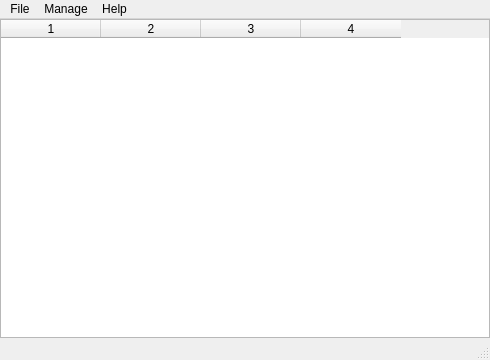
<?xml version="1.0" encoding="UTF-8"?>
<ui version="4.0">
 <class>MainWindow</class>
 <widget class="QMainWindow" name="MainWindow">
  <property name="geometry">
   <rect>
    <x>0</x>
    <y>0</y>
    <width>490</width>
    <height>360</height>
   </rect>
  </property>
  <property name="windowTitle">
   <string>pswdmgr-gui</string>
  </property>
  <property name="dockOptions">
   <set>QMainWindow::AllowTabbedDocks|QMainWindow::AnimatedDocks</set>
  </property>
  <widget class="QWidget" name="centralWidget">
   <property name="sizePolicy">
    <sizepolicy hsizetype="MinimumExpanding" vsizetype="MinimumExpanding">
     <horstretch>0</horstretch>
     <verstretch>0</verstretch>
    </sizepolicy>
   </property>
   <property name="minimumSize">
    <size>
     <width>490</width>
     <height>260</height>
    </size>
   </property>
   <layout class="QHBoxLayout" name="horizontalLayout_2">
    <property name="leftMargin">
     <number>0</number>
    </property>
    <property name="topMargin">
     <number>0</number>
    </property>
    <property name="rightMargin">
     <number>0</number>
    </property>
    <property name="bottomMargin">
     <number>0</number>
    </property>
    <item>
     <widget class="QTableWidget" name="PswdsTable">
      <property name="sizePolicy">
       <sizepolicy hsizetype="Expanding" vsizetype="Expanding">
        <horstretch>1</horstretch>
        <verstretch>1</verstretch>
       </sizepolicy>
      </property>
      <property name="editTriggers">
       <set>QAbstractItemView::DoubleClicked</set>
      </property>
      <property name="alternatingRowColors">
       <bool>false</bool>
      </property>
      <property name="selectionMode">
       <enum>QAbstractItemView::NoSelection</enum>
      </property>
      <property name="selectionBehavior">
       <enum>QAbstractItemView::SelectItems</enum>
      </property>
      <property name="showGrid">
       <bool>false</bool>
      </property>
      <property name="columnCount">
       <number>4</number>
      </property>
      <attribute name="verticalHeaderVisible">
       <bool>false</bool>
      </attribute>
      <column/>
      <column/>
      <column/>
      <column/>
     </widget>
    </item>
   </layout>
  </widget>
  <widget class="QMenuBar" name="menuBar">
   <property name="geometry">
    <rect>
     <x>0</x>
     <y>0</y>
     <width>490</width>
     <height>25</height>
    </rect>
   </property>
   <widget class="QMenu" name="menuFile">
    <property name="title">
     <string>File</string>
    </property>
    <addaction name="actionOpen_Pswd_File"/>
    <addaction name="actionWriteout"/>
    <addaction name="actionWriteoutToFile"/>
    <addaction name="separator"/>
    <addaction name="actionCreate_New_Pswd_File"/>
    <addaction name="separator"/>
    <addaction name="actionExit"/>
   </widget>
   <widget class="QMenu" name="menuManage">
    <property name="title">
     <string>Manage</string>
    </property>
    <addaction name="actionAdd_Password"/>
    <addaction name="actionRemove_Site_Pswd"/>
    <addaction name="separator"/>
    <addaction name="actionChange_Password"/>
   </widget>
   <widget class="QMenu" name="menuHelp">
    <property name="title">
     <string>Help</string>
    </property>
    <addaction name="separator"/>
    <addaction name="actionHelp"/>
    <addaction name="actionAbout"/>
   </widget>
   <addaction name="menuFile"/>
   <addaction name="menuManage"/>
   <addaction name="menuHelp"/>
  </widget>
  <widget class="QStatusBar" name="statusBar"/>
  <action name="actionOpen_Pswd_File">
   <property name="text">
    <string>Open Pswd File...</string>
   </property>
  </action>
  <action name="actionAdd_Password">
   <property name="text">
    <string>Add Site Pswd</string>
   </property>
  </action>
  <action name="actionRemove_Site_Pswd">
   <property name="text">
    <string>Remove Site Pswd</string>
   </property>
  </action>
  <action name="actionWriteoutToFile">
   <property name="text">
    <string>Write To File...</string>
   </property>
  </action>
  <action name="actionHelp">
   <property name="text">
    <string>Help</string>
   </property>
  </action>
  <action name="actionAbout">
   <property name="text">
    <string>About</string>
   </property>
  </action>
  <action name="actionExit">
   <property name="text">
    <string>Exit</string>
   </property>
  </action>
  <action name="actionChange_Password">
   <property name="text">
    <string>Change Password</string>
   </property>
  </action>
  <action name="actionWriteout">
   <property name="text">
    <string>Writeout</string>
   </property>
  </action>
  <action name="actionCreate_New_Pswd_File">
   <property name="text">
    <string>Create New Pswd File...</string>
   </property>
  </action>
 </widget>
 <layoutdefault spacing="6" margin="11"/>
 <resources/>
 <connections>
  <connection>
   <sender>actionExit</sender>
   <signal>triggered()</signal>
   <receiver>MainWindow</receiver>
   <slot>close()</slot>
   <hints>
    <hint type="sourcelabel">
     <x>-1</x>
     <y>-1</y>
    </hint>
    <hint type="destinationlabel">
     <x>244</x>
     <y>163</y>
    </hint>
   </hints>
  </connection>
  <connection>
   <sender>actionAbout</sender>
   <signal>triggered()</signal>
   <receiver>MainWindow</receiver>
   <slot>OpenAbout()</slot>
   <hints>
    <hint type="sourcelabel">
     <x>-1</x>
     <y>-1</y>
    </hint>
    <hint type="destinationlabel">
     <x>244</x>
     <y>163</y>
    </hint>
   </hints>
  </connection>
  <connection>
   <sender>actionHelp</sender>
   <signal>triggered()</signal>
   <receiver>MainWindow</receiver>
   <slot>OpenHelp()</slot>
   <hints>
    <hint type="sourcelabel">
     <x>-1</x>
     <y>-1</y>
    </hint>
    <hint type="destinationlabel">
     <x>244</x>
     <y>163</y>
    </hint>
   </hints>
  </connection>
  <connection>
   <sender>actionAdd_Password</sender>
   <signal>triggered()</signal>
   <receiver>MainWindow</receiver>
   <slot>AddSitePswd()</slot>
   <hints>
    <hint type="sourcelabel">
     <x>-1</x>
     <y>-1</y>
    </hint>
    <hint type="destinationlabel">
     <x>244</x>
     <y>163</y>
    </hint>
   </hints>
  </connection>
  <connection>
   <sender>actionRemove_Site_Pswd</sender>
   <signal>triggered()</signal>
   <receiver>MainWindow</receiver>
   <slot>RemoveSitePswd()</slot>
   <hints>
    <hint type="sourcelabel">
     <x>-1</x>
     <y>-1</y>
    </hint>
    <hint type="destinationlabel">
     <x>244</x>
     <y>163</y>
    </hint>
   </hints>
  </connection>
  <connection>
   <sender>actionOpen_Pswd_File</sender>
   <signal>triggered()</signal>
   <receiver>MainWindow</receiver>
   <slot>OpenPswdFile()</slot>
   <hints>
    <hint type="sourcelabel">
     <x>-1</x>
     <y>-1</y>
    </hint>
    <hint type="destinationlabel">
     <x>244</x>
     <y>163</y>
    </hint>
   </hints>
  </connection>
  <connection>
   <sender>actionWriteoutToFile</sender>
   <signal>triggered()</signal>
   <receiver>MainWindow</receiver>
   <slot>WriteoutToFile()</slot>
   <hints>
    <hint type="sourcelabel">
     <x>-1</x>
     <y>-1</y>
    </hint>
    <hint type="destinationlabel">
     <x>244</x>
     <y>163</y>
    </hint>
   </hints>
  </connection>
  <connection>
   <sender>actionChange_Password</sender>
   <signal>triggered()</signal>
   <receiver>MainWindow</receiver>
   <slot>ChangePswd()</slot>
   <hints>
    <hint type="sourcelabel">
     <x>-1</x>
     <y>-1</y>
    </hint>
    <hint type="destinationlabel">
     <x>244</x>
     <y>179</y>
    </hint>
   </hints>
  </connection>
  <connection>
   <sender>PswdsTable</sender>
   <signal>cellChanged(int,int)</signal>
   <receiver>MainWindow</receiver>
   <slot>CellChanged(int,int)</slot>
   <hints>
    <hint type="sourcelabel">
     <x>244</x>
     <y>177</y>
    </hint>
    <hint type="destinationlabel">
     <x>244</x>
     <y>179</y>
    </hint>
   </hints>
  </connection>
  <connection>
   <sender>actionWriteout</sender>
   <signal>triggered()</signal>
   <receiver>MainWindow</receiver>
   <slot>WriteoutPswds()</slot>
   <hints>
    <hint type="sourcelabel">
     <x>-1</x>
     <y>-1</y>
    </hint>
    <hint type="destinationlabel">
     <x>244</x>
     <y>179</y>
    </hint>
   </hints>
  </connection>
  <connection>
   <sender>PswdsTable</sender>
   <signal>cellDoubleClicked(int,int)</signal>
   <receiver>MainWindow</receiver>
   <slot>CellEntered(int,int)</slot>
   <hints>
    <hint type="sourcelabel">
     <x>244</x>
     <y>177</y>
    </hint>
    <hint type="destinationlabel">
     <x>244</x>
     <y>179</y>
    </hint>
   </hints>
  </connection>
  <connection>
   <sender>actionCreate_New_Pswd_File</sender>
   <signal>triggered()</signal>
   <receiver>MainWindow</receiver>
   <slot>CreateNewPswdFile()</slot>
   <hints>
    <hint type="sourcelabel">
     <x>-1</x>
     <y>-1</y>
    </hint>
    <hint type="destinationlabel">
     <x>244</x>
     <y>179</y>
    </hint>
   </hints>
  </connection>
 </connections>
 <slots>
  <slot>OpenAbout()</slot>
  <slot>OpenHelp()</slot>
  <slot>OpenPswdFile()</slot>
  <slot>WriteoutPswds()</slot>
  <slot>AddSitePswd()</slot>
  <slot>RemoveSitePswd()</slot>
  <slot>ChangePswd()</slot>
  <slot>CellChanged(int,int)</slot>
  <slot>WriteoutToFile()</slot>
  <slot>CellEntered(int,int)</slot>
  <slot>CreateNewPswdFile()</slot>
 </slots>
</ui>
